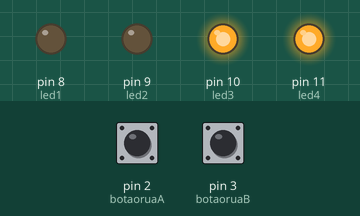
A sketch run on a simulated Arduino Uno, built with avr-gcc and run on an emulated ATmega328P. On the bench: output pins drawn as LEDs (lit = HIGH). The test bench sets the inputs (shaded band); at power-on: pin 2 (botaoruaA) LOW, pin 3 (botaoruaB) HIGH.

Above: at 1.2 s.
1.3 s: pin 2 (botaoruaA) pulled HIGH for 0.15 s
At 1.37 s:
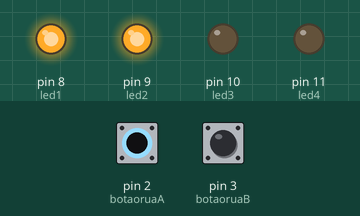
2.9 s: pin 2 (botaoruaA) pulled HIGH for 3.2 s
At 6.8 s:
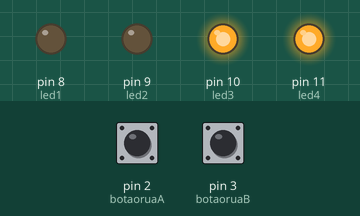
7.6 s: pin 3 (botaoruaB) pulled LOW for 3.2 s
At 8.0 s:
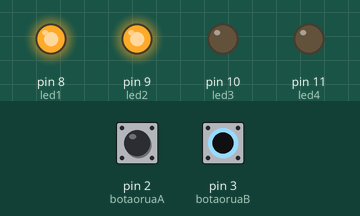
Timing chart, 0 to 12.3 s (numbered marks = the images above; inputs shaded):
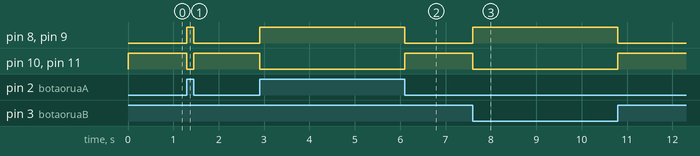

The sketch:

SEMAFOROEXERCICIO1.ino
```cpp
#define led1 8
#define led2 9
#define led3 10
#define led4 11
#define botaoruaA 2
#define botaoruaB 3
bool estadobotaoA = 0;
bool estadobotaoB = 0;


void setup() {
pinMode(led1, OUTPUT);
pinMode(led2, OUTPUT);
pinMode(led3, OUTPUT);
pinMode(led4, OUTPUT);
pinMode(botaoruaA, INPUT);
pinMode(botaoruaB, INPUT);
}

void loop() {
bool estadobotaoA = digitalRead(botaoruaA);
bool estadobotaoB = digitalRead(botaoruaB);

    if(estadobotaoA == 1 && estadobotaoB == 0)

    {
      digitalWrite(led1, HIGH);
      digitalWrite(led2, HIGH);
      digitalWrite(led3, LOW);
      digitalWrite(led4, LOW);
    }

    if(estadobotaoA == 0 && estadobotaoB == 1)

    {
      digitalWrite(led1, LOW);
      digitalWrite(led2, LOW);
      digitalWrite(led3, HIGH);
      digitalWrite(led4, HIGH);
    }
    if(estadobotaoA == 1 && estadobotaoB == 1)

    {
      digitalWrite(led1, HIGH);
      digitalWrite(led2, HIGH);
      digitalWrite(led3, LOW);
      digitalWrite(led4, LOW);
    }
    if(estadobotaoA == 0 && estadobotaoB == 0)

    {
      digitalWrite(led1, HIGH);
      digitalWrite(led2, HIGH);
      digitalWrite(led3, LOW);
      digitalWrite(led4, LOW);
    }


}
```

Measured:
- after the input at 1.3 s, pin 8 (led1), pin 9 (led2): LOW → HIGH at once, → LOW 0.15 s later; pin 10 (led3), pin 11 (led4): HIGH → LOW at once, → HIGH 0.15 s later
- after the input at 2.9 s, pin 8 (led1), pin 9 (led2): LOW → HIGH at once, → LOW 3.2 s later; pin 10 (led3), pin 11 (led4): HIGH → LOW at once, → HIGH 3.2 s later
- after the input at 7.6 s, pin 8 (led1), pin 9 (led2): LOW → HIGH at once, → LOW 3.2 s later; pin 10 (led3), pin 11 (led4): HIGH → LOW at once, → HIGH 3.2 s later
